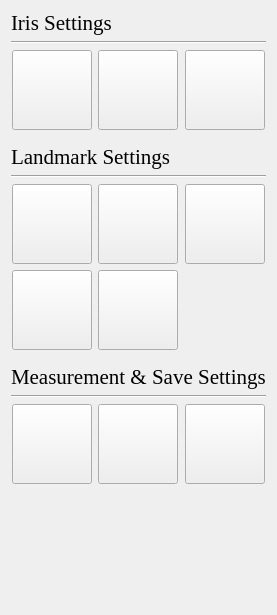
        <widget class="QWidget" name="tab_4">
         <attribute name="title">
          <string>Settings</string>
         </attribute>
         <layout class="QVBoxLayout" name="verticalLayout_2">
          <item>
           <layout class="QGridLayout" name="gridLayout_5">
            <property name="horizontalSpacing">
             <number>4</number>
            </property>
            <item row="11" column="3" alignment="Qt::AlignHCenter">
             <widget class="QPushButton" name="pushButton_4">
              <property name="sizePolicy">
               <sizepolicy hsizetype="Fixed" vsizetype="Fixed">
                <horstretch>0</horstretch>
                <verstretch>0</verstretch>
               </sizepolicy>
              </property>
              <property name="minimumSize">
               <size>
                <width>80</width>
                <height>80</height>
               </size>
              </property>
              <property name="maximumSize">
               <size>
                <width>80</width>
                <height>80</height>
               </size>
              </property>
              <property name="toolTip">
               <string>&lt;html&gt;&lt;head/&gt;&lt;body&gt;&lt;p&gt;&lt;span style=&quot; font-family:'Times New Roman';&quot;&gt;Measurement Settings&lt;/span&gt;&lt;/p&gt;&lt;/body&gt;&lt;/html&gt;</string>
              </property>
              <property name="styleSheet">
               <string notr="true">QPushButton {
		image: url(/Users/kee_b/OneDrive/바탕 화면/Untitled-13.jpg)
}
</string>
              </property>
              <property name="text">
               <string/>
              </property>
              <property name="icon">
               <iconset>
                <normaloff>../icons/measurement_settings.jpg</normaloff>../icons/measurement_settings.jpg</iconset>
              </property>
              <property name="iconSize">
               <size>
                <width>70</width>
                <height>70</height>
               </size>
              </property>
             </widget>
            </item>
            <item row="5" column="2" colspan="3">
             <widget class="Line" name="line_8">
              <property name="orientation">
               <enum>Qt::Horizontal</enum>
              </property>
             </widget>
            </item>
            <item row="10" column="2" colspan="3">
             <widget class="Line" name="line_15">
              <property name="orientation">
               <enum>Qt::Horizontal</enum>
              </property>
             </widget>
            </item>
            <item row="2" column="3" alignment="Qt::AlignHCenter">
             <widget class="QPushButton" name="matchEyesRtoLButton">
              <property name="sizePolicy">
               <sizepolicy hsizetype="Fixed" vsizetype="Fixed">
                <horstretch>0</horstretch>
                <verstretch>0</verstretch>
               </sizepolicy>
              </property>
              <property name="minimumSize">
               <size>
                <width>80</width>
                <height>80</height>
               </size>
              </property>
              <property name="maximumSize">
               <size>
                <width>80</width>
                <height>80</height>
               </size>
              </property>
              <property name="toolTip">
               <string>&lt;html&gt;&lt;head/&gt;&lt;body&gt;&lt;p&gt;&lt;span style=&quot; font-family:'Times New Roman';&quot;&gt;Match Iris Right to Left&lt;/span&gt;&lt;/p&gt;&lt;/body&gt;&lt;/html&gt;</string>
              </property>
              <property name="styleSheet">
               <string notr="true">QPushButton {
		image: url(/Users/kee_b/OneDrive/바탕 화면/Untitled-18.jpg)
}</string>
              </property>
              <property name="text">
               <string/>
              </property>
              <property name="icon">
               <iconset>
                <normaloff>../icons/iris_right_to_left.jpg</normaloff>../icons/iris_right_to_left.jpg</iconset>
              </property>
              <property name="iconSize">
               <size>
                <width>70</width>
                <height>70</height>
               </size>
              </property>
             </widget>
            </item>
            <item row="9" column="2" colspan="3">
             <widget class="QLabel" name="label_11">
              <property name="font">
               <font>
                <family>Times New Roman</family>
                <pointsize>16</pointsize>
               </font>
              </property>
              <property name="text">
               <string>Measurement &amp; Save Settings</string>
              </property>
             </widget>
            </item>
            <item row="6" column="2" alignment="Qt::AlignHCenter">
             <widget class="QPushButton" name="landmarkSettingsButton">
              <property name="sizePolicy">
               <sizepolicy hsizetype="Fixed" vsizetype="Fixed">
                <horstretch>0</horstretch>
                <verstretch>0</verstretch>
               </sizepolicy>
              </property>
              <property name="minimumSize">
               <size>
                <width>80</width>
                <height>80</height>
               </size>
              </property>
              <property name="maximumSize">
               <size>
                <width>80</width>
                <height>80</height>
               </size>
              </property>
              <property name="toolTip">
               <string>&lt;html&gt;&lt;head/&gt;&lt;body&gt;&lt;p&gt;&lt;span style=&quot; font-family:'Times New Roman';&quot;&gt;Landmark Settings&lt;/span&gt;&lt;/p&gt;&lt;/body&gt;&lt;/html&gt;</string>
              </property>
              <property name="styleSheet">
               <string notr="true">QPushButton {
		image: url(/Users/kee_b/OneDrive/바탕 화면/Untitled-10.jpg)
}</string>
              </property>
              <property name="text">
               <string/>
              </property>
              <property name="icon">
               <iconset>
                <normaloff>../icons/landmark_settings.jpg</normaloff>../icons/landmark_settings.jpg</iconset>
              </property>
              <property name="iconSize">
               <size>
                <width>70</width>
                <height>70</height>
               </size>
              </property>
              <property name="checkable">
               <bool>false</bool>
              </property>
             </widget>
            </item>
            <item row="6" column="3" alignment="Qt::AlignHCenter">
             <widget class="QPushButton" name="addDotsButton">
              <property name="sizePolicy">
               <sizepolicy hsizetype="Fixed" vsizetype="Fixed">
                <horstretch>0</horstretch>
                <verstretch>0</verstretch>
               </sizepolicy>
              </property>
              <property name="minimumSize">
               <size>
                <width>80</width>
                <height>80</height>
               </size>
              </property>
              <property name="maximumSize">
               <size>
                <width>80</width>
                <height>80</height>
               </size>
              </property>
              <property name="toolTip">
               <string>&lt;html&gt;&lt;head/&gt;&lt;body&gt;&lt;p&gt;&lt;span style=&quot; font-family:'Times New Roman';&quot;&gt;Add Landmarks&lt;/span&gt;&lt;/p&gt;&lt;/body&gt;&lt;/html&gt;</string>
              </property>
              <property name="styleSheet">
               <string notr="true">QPushButton {
		image: url(/Users/kee_b/OneDrive/바탕 화면/Untitled-16.jpg)
}</string>
              </property>
              <property name="text">
               <string/>
              </property>
              <property name="icon">
               <iconset>
                <normaloff>../icons/add_landmarks.jpg</normaloff>../icons/add_landmarks.jpg</iconset>
              </property>
              <property name="iconSize">
               <size>
                <width>70</width>
                <height>70</height>
               </size>
              </property>
              <property name="checkable">
               <bool>true</bool>
              </property>
             </widget>
            </item>
            <item row="0" column="2" colspan="3">
             <widget class="QLabel" name="label_20">
              <property name="sizePolicy">
               <sizepolicy hsizetype="Preferred" vsizetype="Maximum">
                <horstretch>0</horstretch>
                <verstretch>0</verstretch>
               </sizepolicy>
              </property>
              <property name="font">
               <font>
                <family>Times New Roman</family>
                <pointsize>16</pointsize>
               </font>
              </property>
              <property name="text">
               <string>Iris Settings</string>
              </property>
             </widget>
            </item>
            <item row="4" column="2" colspan="3">
             <widget class="QLabel" name="label_18">
              <property name="sizePolicy">
               <sizepolicy hsizetype="Preferred" vsizetype="Maximum">
                <horstretch>0</horstretch>
                <verstretch>0</verstretch>
               </sizepolicy>
              </property>
              <property name="font">
               <font>
                <family>Times New Roman</family>
                <pointsize>16</pointsize>
               </font>
              </property>
              <property name="text">
               <string>Landmark Settings</string>
              </property>
             </widget>
            </item>
            <item row="1" column="2" colspan="3">
             <widget class="Line" name="line_6">
              <property name="orientation">
               <enum>Qt::Horizontal</enum>
              </property>
             </widget>
            </item>
            <item row="11" column="4" alignment="Qt::AlignHCenter">
             <widget class="QPushButton" name="pushButton_8">
              <property name="sizePolicy">
               <sizepolicy hsizetype="Fixed" vsizetype="Fixed">
                <horstretch>0</horstretch>
                <verstretch>0</verstretch>
               </sizepolicy>
              </property>
              <property name="minimumSize">
               <size>
                <width>80</width>
                <height>80</height>
               </size>
              </property>
              <property name="maximumSize">
               <size>
                <width>80</width>
                <height>80</height>
               </size>
              </property>
              <property name="toolTip">
               <string>&lt;html&gt;&lt;head/&gt;&lt;body&gt;&lt;p&gt;&lt;span style=&quot; font-family:'Times New Roman';&quot;&gt;Save Settings&lt;/span&gt;&lt;/p&gt;&lt;/body&gt;&lt;/html&gt;</string>
              </property>
              <property name="styleSheet">
               <string notr="true">QPushButton {
		image: url(/Users/kee_b/OneDrive/바탕 화면/Untitled-3.jpg)
}
</string>
              </property>
              <property name="text">
               <string/>
              </property>
              <property name="icon">
               <iconset>
                <normaloff>../icons/save_settings.jpg</normaloff>../icons/save_settings.jpg</iconset>
              </property>
              <property name="iconSize">
               <size>
                <width>70</width>
                <height>70</height>
               </size>
              </property>
             </widget>
            </item>
            <item row="11" column="2" alignment="Qt::AlignHCenter">
             <widget class="QPushButton" name="pushButton_7">
              <property name="minimumSize">
               <size>
                <width>80</width>
                <height>80</height>
               </size>
              </property>
              <property name="maximumSize">
               <size>
                <width>80</width>
                <height>80</height>
               </size>
              </property>
              <property name="toolTip">
               <string>&lt;html&gt;&lt;head/&gt;&lt;body&gt;&lt;p&gt;&lt;span style=&quot; font-family:'Times New Roman';&quot;&gt;Custom Measurements&lt;/span&gt;&lt;/p&gt;&lt;/body&gt;&lt;/html&gt;</string>
              </property>
              <property name="styleSheet">
               <string notr="true">QPushButton {
		image: url(/Users/kee_b/OneDrive/바탕 화면/Untitled-17.jpg)
}</string>
              </property>
              <property name="text">
               <string/>
              </property>
              <property name="icon">
               <iconset>
                <normaloff>../icons/custom_metrics.jpg</normaloff>../icons/custom_metrics.jpg</iconset>
              </property>
              <property name="iconSize">
               <size>
                <width>70</width>
                <height>70</height>
               </size>
              </property>
             </widget>
            </item>
            <item row="7" column="2" alignment="Qt::AlignHCenter|Qt::AlignBottom">
             <widget class="QPushButton" name="adjustMidlineButton">
              <property name="sizePolicy">
               <sizepolicy hsizetype="Fixed" vsizetype="Fixed">
                <horstretch>0</horstretch>
                <verstretch>0</verstretch>
               </sizepolicy>
              </property>
              <property name="minimumSize">
               <size>
                <width>80</width>
                <height>80</height>
               </size>
              </property>
              <property name="maximumSize">
               <size>
                <width>80</width>
                <height>80</height>
               </size>
              </property>
              <property name="toolTip">
               <string>&lt;html&gt;&lt;head/&gt;&lt;body&gt;&lt;p&gt;&lt;span style=&quot; font-family:'Times New Roman';&quot;&gt;Adjust Midline&lt;/span&gt;&lt;/p&gt;&lt;/body&gt;&lt;/html&gt;</string>
              </property>
              <property name="styleSheet">
               <string notr="true">QPushButton {
		image: url(/Users/kee_b/OneDrive/바탕 화면/Untitled-10.jpg)
}</string>
              </property>
              <property name="text">
               <string/>
              </property>
              <property name="icon">
               <iconset>
                <normaloff>../icons/adjust_midline.jpg</normaloff>../icons/adjust_midline.jpg</iconset>
              </property>
              <property name="iconSize">
               <size>
                <width>70</width>
                <height>70</height>
               </size>
              </property>
              <property name="checkable">
               <bool>true</bool>
              </property>
             </widget>
            </item>
            <item row="6" column="4" alignment="Qt::AlignHCenter">
             <widget class="QPushButton" name="removeDotButton">
              <property name="sizePolicy">
               <sizepolicy hsizetype="Fixed" vsizetype="Fixed">
                <horstretch>0</horstretch>
                <verstretch>0</verstretch>
               </sizepolicy>
              </property>
              <property name="minimumSize">
               <size>
                <width>80</width>
                <height>80</height>
               </size>
              </property>
              <property name="maximumSize">
               <size>
                <width>80</width>
                <height>80</height>
               </size>
              </property>
              <property name="toolTip">
               <string>&lt;html&gt;&lt;head/&gt;&lt;body&gt;&lt;p&gt;&lt;span style=&quot; font-family:'Times New Roman';&quot;&gt;Remove Landmark&lt;/span&gt;&lt;/p&gt;&lt;/body&gt;&lt;/html&gt;</string>
              </property>
              <property name="styleSheet">
               <string notr="true">QPushButton {
		image: url(/Users/kee_b/OneDrive/바탕 화면/Untitled-9.jpg)
}
</string>
              </property>
              <property name="text">
               <string/>
              </property>
              <property name="icon">
               <iconset>
                <normaloff>../icons/remove_landmarks.jpg</normaloff>../icons/remove_landmarks.jpg</iconset>
              </property>
              <property name="iconSize">
               <size>
                <width>70</width>
                <height>70</height>
               </size>
              </property>
              <property name="checkable">
               <bool>true</bool>
              </property>
             </widget>
            </item>
            <item row="7" column="3" alignment="Qt::AlignHCenter|Qt::AlignBottom">
             <widget class="QPushButton" name="resetMidlineButton">
              <property name="sizePolicy">
               <sizepolicy hsizetype="Fixed" vsizetype="Fixed">
                <horstretch>0</horstretch>
                <verstretch>0</verstretch>
               </sizepolicy>
              </property>
              <property name="minimumSize">
               <size>
                <width>80</width>
                <height>80</height>
               </size>
              </property>
              <property name="maximumSize">
               <size>
                <width>80</width>
                <height>80</height>
               </size>
              </property>
              <property name="toolTip">
               <string>&lt;html&gt;&lt;head/&gt;&lt;body&gt;&lt;p&gt;&lt;span style=&quot; font-family:'Times New Roman';&quot;&gt;Reset Midline&lt;/span&gt;&lt;/p&gt;&lt;/body&gt;&lt;/html&gt;</string>
              </property>
              <property name="styleSheet">
               <string notr="true">QPushButton {
		image: url(/Users/kee_b/OneDrive/바탕 화면/Untitled-10.jpg)
}</string>
              </property>
              <property name="text">
               <string/>
              </property>
              <property name="icon">
               <iconset>
                <normaloff>../icons/reset_midlines.jpg</normaloff>../icons/reset_midlines.jpg</iconset>
              </property>
              <property name="iconSize">
               <size>
                <width>70</width>
                <height>70</height>
               </size>
              </property>
              <property name="checkable">
               <bool>false</bool>
              </property>
             </widget>
            </item>
            <item row="2" column="4" alignment="Qt::AlignHCenter">
             <widget class="QPushButton" name="matchEyesLtoRButton">
              <property name="sizePolicy">
               <sizepolicy hsizetype="Fixed" vsizetype="Fixed">
                <horstretch>0</horstretch>
                <verstretch>0</verstretch>
               </sizepolicy>
              </property>
              <property name="minimumSize">
               <size>
                <width>80</width>
                <height>80</height>
               </size>
              </property>
              <property name="maximumSize">
               <size>
                <width>80</width>
                <height>80</height>
               </size>
              </property>
              <property name="toolTip">
               <string>&lt;html&gt;&lt;head/&gt;&lt;body&gt;&lt;p&gt;&lt;span style=&quot; font-family:'Times New Roman';&quot;&gt;Match Iris Left to Right&lt;/span&gt;&lt;/p&gt;&lt;/body&gt;&lt;/html&gt;</string>
              </property>
              <property name="styleSheet">
               <string notr="true">QPushButton {
		image: url(/Users/kee_b/OneDrive/바탕 화면/Untitled-19.jpg)
}</string>
              </property>
              <property name="text">
               <string/>
              </property>
              <property name="icon">
               <iconset>
                <normaloff>../icons/iris_left_to_right.jpg</normaloff>../icons/iris_left_to_right.jpg</iconset>
              </property>
              <property name="iconSize">
               <size>
                <width>70</width>
                <height>70</height>
               </size>
              </property>
             </widget>
            </item>
            <item row="2" column="2" alignment="Qt::AlignHCenter">
             <widget class="QPushButton" name="pushButton_26">
              <property name="sizePolicy">
               <sizepolicy hsizetype="Fixed" vsizetype="Fixed">
                <horstretch>0</horstretch>
                <verstretch>0</verstretch>
               </sizepolicy>
              </property>
              <property name="minimumSize">
               <size>
                <width>80</width>
                <height>80</height>
               </size>
              </property>
              <property name="maximumSize">
               <size>
                <width>80</width>
                <height>80</height>
               </size>
              </property>
              <property name="toolTip">
               <string>&lt;html&gt;&lt;head/&gt;&lt;body&gt;&lt;p&gt;&lt;span style=&quot; font-family:'Times New Roman';&quot;&gt;Import Iris&lt;/span&gt;&lt;/p&gt;&lt;/body&gt;&lt;/html&gt;</string>
              </property>
              <property name="styleSheet">
               <string notr="true">QPushButton {
		image: url(/Users/kee_b/OneDrive/바탕 화면/Untitled-11.jpg)
}</string>
              </property>
              <property name="text">
               <string/>
              </property>
              <property name="icon">
               <iconset>
                <normaloff>../icons/import_iris.jpg</normaloff>../icons/import_iris.jpg</iconset>
              </property>
              <property name="iconSize">
               <size>
                <width>70</width>
                <height>70</height>
               </size>
              </property>
             </widget>
            </item>
            <item row="3" column="2" colspan="3">
             <widget class="Line" name="line_7">
              <property name="lineWidth">
               <number>0</number>
              </property>
              <property name="orientation">
               <enum>Qt::Horizontal</enum>
              </property>
             </widget>
            </item>
            <item row="8" column="2" colspan="3">
             <widget class="Line" name="line_9">
              <property name="lineWidth">
               <number>0</number>
              </property>
              <property name="orientation">
               <enum>Qt::Horizontal</enum>
              </property>
             </widget>
            </item>
           </layout>
          </item>
          <item>
           <spacer name="verticalSpacer_5">
            <property name="orientation">
             <enum>Qt::Vertical</enum>
            </property>
            <property name="sizeHint" stdset="0">
             <size>
              <width>20</width>
              <height>40</height>
             </size>
            </property>
           </spacer>
          </item>
          <item>
           <spacer name="verticalSpacer">
            <property name="orientation">
             <enum>Qt::Vertical</enum>
            </property>
            <property name="sizeHint" stdset="0">
             <size>
              <width>20</width>
              <height>40</height>
             </size>
            </property>
           </spacer>
          </item>
          <item>
           <spacer name="verticalSpacer_3">
            <property name="orientation">
             <enum>Qt::Vertical</enum>
            </property>
            <property name="sizeHint" stdset="0">
             <size>
              <width>20</width>
              <height>40</height>
             </size>
            </property>
           </spacer>
          </item>
         </layout>
        </widget>
